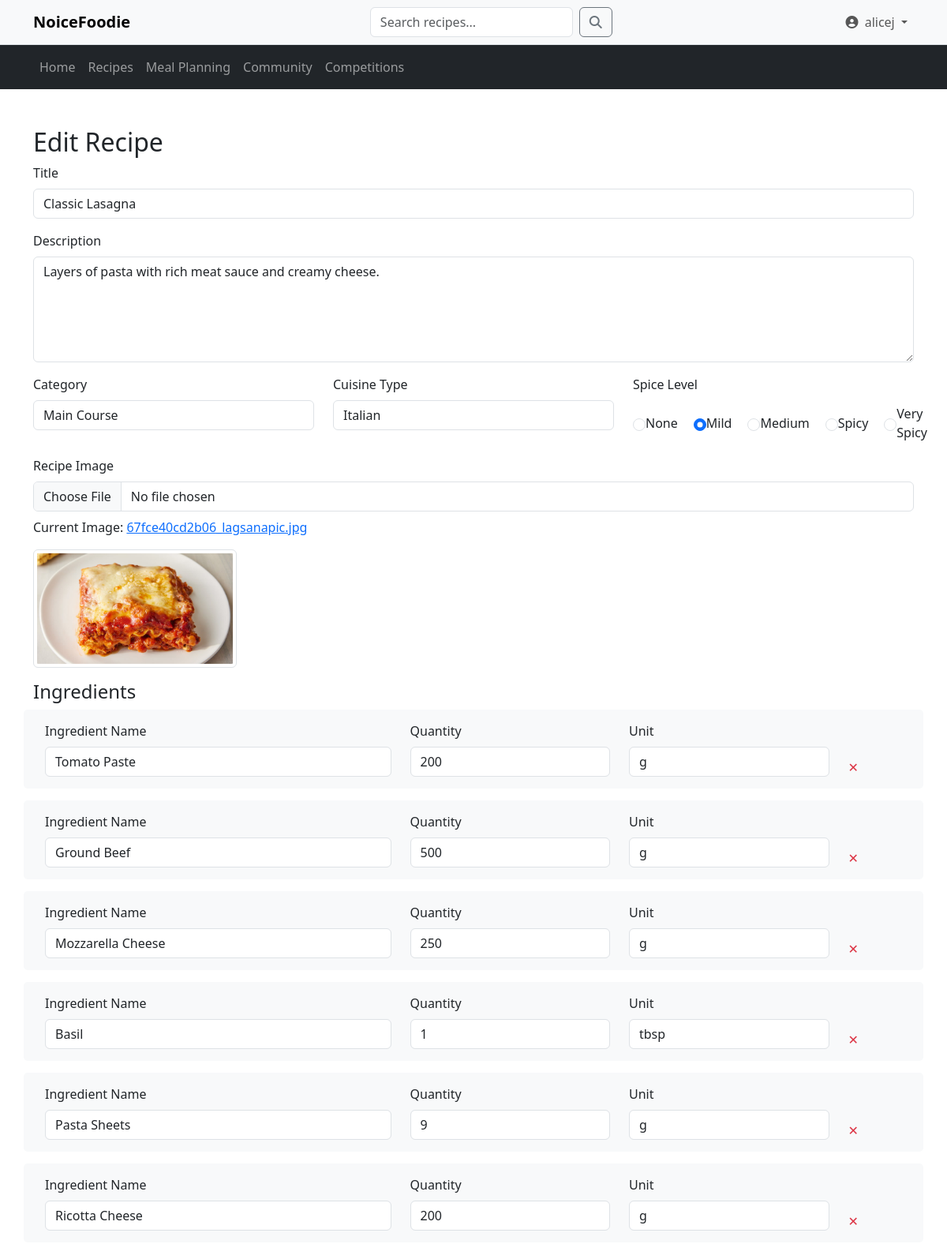
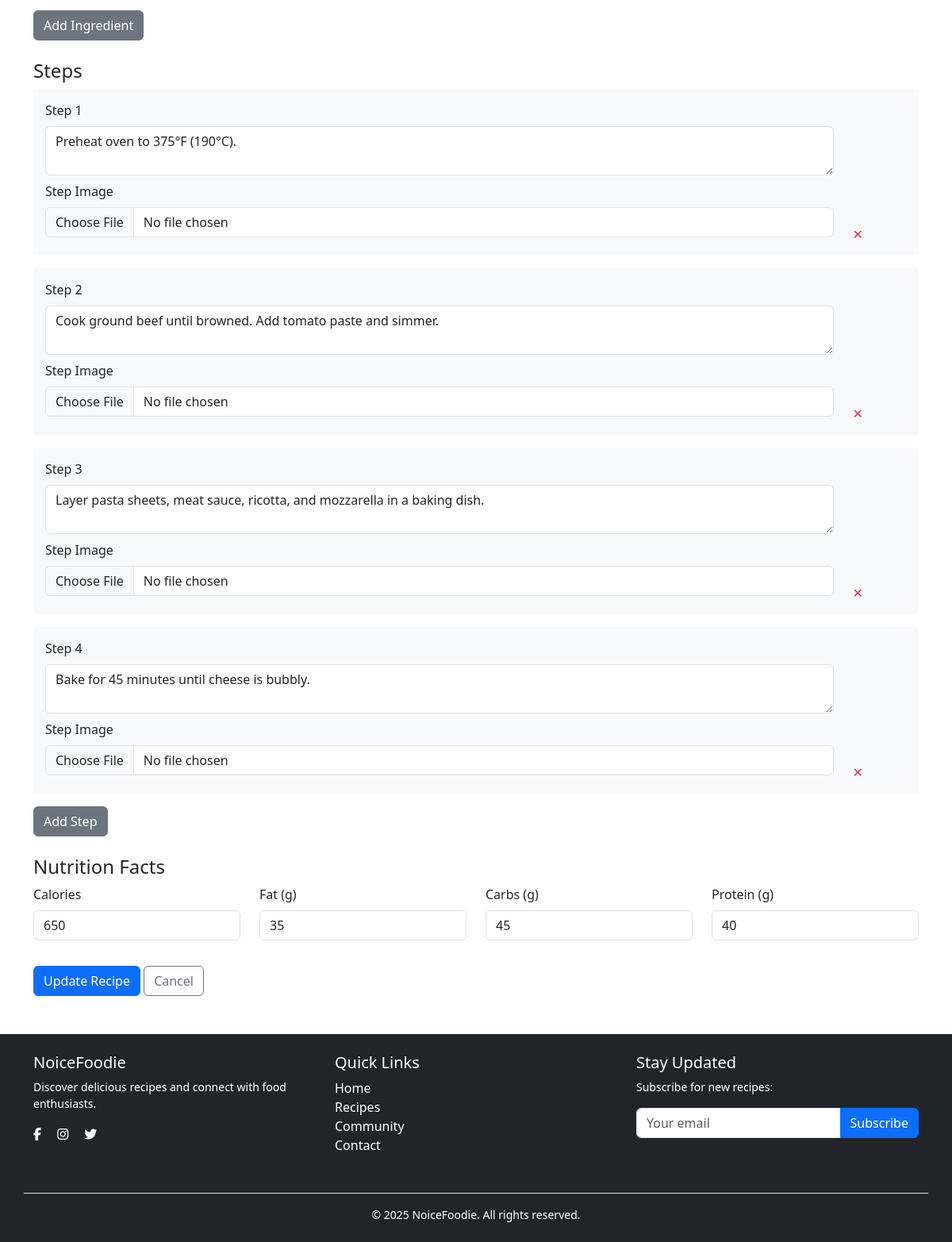
Page /recipes/edit.php?id=6 (signed in) on the committed database (2 pictures, top to bottom).
### tables this page shows
CREATE TABLE Recipes (
  recipe_id INT(11) NOT NULL AUTO_INCREMENT,
  user_id INT(11) DEFAULT NULL,
  title VARCHAR(255) NOT NULL,
  description TEXT DEFAULT NULL,
  category VARCHAR(100) DEFAULT NULL,
  cuisine_type VARCHAR(50) DEFAULT NULL,
  spice_level TINYINT(4) DEFAULT 0,
  view_count INT DEFAULT 0,
  image_url VARCHAR(255) DEFAULT NULL,
  created_at TIMESTAMP NOT NULL DEFAULT CURRENT_TIMESTAMP,
  updated_at TIMESTAMP NOT NULL DEFAULT CURRENT_TIMESTAMP ON UPDATE CURRENT_TIMESTAMP,
  created_by INT(11) DEFAULT NULL,
  updated_by INT(11) DEFAULT NULL,
  PRIMARY KEY (recipe_id),
  FOREIGN KEY (user_id) REFERENCES usersDB.Users(user_id) ON DELETE CASCADE,
  FOREIGN KEY (created_by) REFERENCES usersDB.Users(user_id) ON DELETE SET NULL,
  FOREIGN KEY (updated_by) REFERENCES usersDB.Users(user_id) ON DELETE SET NULL
);

CREATE TABLE Recipe_Ingredient (
  recipe_id INT(11) NOT NULL,
  ingredient_id INT(11) NOT NULL,
  quantity VARCHAR(50) DEFAULT NULL,
  unit VARCHAR(50) DEFAULT NULL,
  PRIMARY KEY (recipe_id, ingredient_id),
  FOREIGN KEY (recipe_id) REFERENCES Recipes(recipe_id) ON DELETE CASCADE,
  FOREIGN KEY (ingredient_id) REFERENCES Ingredients(ingredient_id) ON DELETE CASCADE
);

CREATE TABLE Ingredients (
  ingredient_id INT(11) NOT NULL AUTO_INCREMENT,
  ingredient_name VARCHAR(255) NOT NULL UNIQUE,
  PRIMARY KEY (ingredient_id)
);

CREATE TABLE Steps (
  step_id INT(11) NOT NULL AUTO_INCREMENT,
  recipe_id INT(11) NOT NULL,
  step_no INT(11) NOT NULL,
  description TEXT NOT NULL,
  image_url VARCHAR(255) DEFAULT NULL,
  PRIMARY KEY (step_id),
  FOREIGN KEY (recipe_id) REFERENCES Recipes(recipe_id) ON DELETE CASCADE
);

CREATE TABLE Nutrition (
  nutrition_id INT(11) NOT NULL AUTO_INCREMENT,
  recipe_id INT(11) NOT NULL,
  calories INT DEFAULT NULL,
  fat FLOAT DEFAULT NULL,
  carbs FLOAT DEFAULT NULL,
  protein FLOAT DEFAULT NULL,
  PRIMARY KEY (nutrition_id),
  FOREIGN KEY (recipe_id) REFERENCES Recipes(recipe_id) ON DELETE CASCADE
);

### recipes/edit.php (the view, shortened to what this page needs)
<?php
require '../config/db.php';
$recipe_id = $_GET['id'];
$user_id = $_SESSION['user_id'];
$stmt = $RecipeDB->prepare("SELECT * FROM Recipes WHERE recipe_id = ? AND user_id = ?");
$stmt->execute([$recipe_id, $user_id]);
$recipe = $stmt->fetch(PDO::FETCH_ASSOC);
$ingredient_stmt = $RecipeDB->prepare("SELECT i.ingredient_id, i.ingredient_name, ri.quantity, ri.unit
                                FROM Recipe_Ingredient ri
                                JOIN Ingredients i ON ri.ingredient_id = i.ingredient_id
                                WHERE ri.recipe_id = ?");
$ingredient_stmt->execute([$recipe_id]);
$existing_ingredients = $ingredient_stmt->fetchAll(PDO::FETCH_ASSOC);
$step_stmt = $RecipeDB->prepare("SELECT * FROM Steps WHERE recipe_id = ? ORDER BY step_no");
$step_stmt->execute([$recipe_id]);
$existing_steps = $step_stmt->fetchAll(PDO::FETCH_ASSOC);
$nutrition_stmt = $RecipeDB->prepare("SELECT * FROM Nutrition WHERE recipe_id = ?");
$nutrition_stmt->execute([$recipe_id]);
$existing_nutrition = $nutrition_stmt->fetch(PDO::FETCH_ASSOC);
?>
<!DOCTYPE html>
<html lang="en">
<head>
    <link href="https://cdn.jsdelivr.net/npm/bootstrap@5.3.2/dist/css/bootstrap.min.css" rel="stylesheet">
    <link rel="stylesheet" href="https://cdn.jsdelivr.net/npm/bootstrap-icons@1.10.0/font/bootstrap-icons.css">
    <link rel="stylesheet" href="../recipes/css/recipe.css">
</head>
<body>
<?php include_once '../includes/navigation.php'; ?>
    <div class="container mt-5">
        <h2>Edit Recipe</h2>
        <form method="POST" action="" enctype="multipart/form-data">
            <div class="mb-3">
                <label class="form-label">Title</label>
                <input type="text" name="title" class="form-control" value="<?= htmlspecialchars($recipe['title']) ?>" required>
            </div>
            <div class="mb-3">
                <label class="form-label">Description</label>
                <textarea name="description" class="form-control" rows="5" required><?= htmlspecialchars($recipe['description']) ?></textarea>
            </div>
            <div class="row">
                <div class="col-md-4 mb-3">
                    <label class="form-label">Category</label>
                    <select name="category" class="form-control" required>
                        <option value="Main Course" <?= $recipe['category'] === 'Main Course' ? 'selected' : '' ?>>Main Course</option>
                    </select>
                </div>
                <div class="col-md-4 mb-3">
                    <label class="form-label">Cuisine Type</label>
                    <select name="cuisine_type" class="form-control" required>
                        <option value="Italian" <?= $recipe['cuisine_type'] === 'Italian' ? 'selected' : '' ?>>Italian</option>
                    </select>
                </div>
                <div class="col-md-4 mb-3">
                    <label class="form-label">Spice Level</label>
                    <div class="spice-level">
                        <?php $current_spice = $recipe['spice_level'] ?? 0; ?>
                        <?php foreach ([0 => 'None', 1 => 'Mild', 2 => 'Medium', 3 => 'Spicy', 4 => 'Very Spicy'] as $level => $label): ?>
                            <div class="form-check spice-option">
                                <input class="form-check-input" type="radio" name="spice_level" id="spice<?= $level ?>"
                                    value="<?= $level ?>" <?= $current_spice == $level ? 'checked' : '' ?>>
                                <label class="form-check-label" for="spice<?= $level ?>"><?= $label ?></label>
                            </div>
                        <?php endforeach; ?>
                    </div>
                </div>
            </div>
            <div class="mb-3">
                <label class="form-label">Recipe Image</label>
                <input type="file" name="image" class="form-control">
                <?php if (!empty($recipe['image_url'])): ?>
                    <p class="mt-2">Current Image: <a href="../uploads/recipe/<?= htmlspecialchars($recipe['image_url']) ?>" target="_blank"><?= htmlspecialchars($recipe['image_url']) ?></a></p>
                    <img src="../uploads/recipe/<?= htmlspecialchars($recipe['image_url']) ?>" class="img-thumbnail" style="max-height: 150px;">
                <?php endif; ?>
            </div>
            <h4>Ingredients</h4>
            <div id="ingredients-container">
                <?php foreach ($existing_ingredients as $index => $ing): ?>
                    <div class="ingredient-group row" data-index="<?= $index ?>">
                        <div class="col-md-5">
                            <label class="form-label">Ingredient Name</label>
                            <input type="text" name="ingredients[<?= $index ?>][name]" class="form-control"
                                value="<?= htmlspecialchars($ing['ingredient_name']) ?>" required>
                        </div>
                        <div class="col-md-3">
                            <label class="form-label">Quantity</label>
                            <input type="text" name="ingredients[<?= $index ?>][quantity]" class="form-control"
                                value="<?= htmlspecialchars($ing['quantity']) ?>" required>
                        </div>
                        <div class="col-md-3">
                            <label class="form-label">Unit</label>
                            <select name="ingredients[<?= $index ?>][unit]" class="form-control">
                                <?php foreach (['g', 'kg', 'ml', 'L', 'tsp', 'tbsp', 'cup', 'pinch', 'piece'] as $unit): ?>
                                    <option value="<?= $unit ?>" <?= $ing['unit'] === $unit ? 'selected' : '' ?>>
                                        <?= $unit ?>
                                    </option>
                                <?php endforeach; ?>
                            </select>
                        </div>
                        <div class="col-md-1 d-flex align-items-end">
                        <span class="remove-btn" onclick="removeIngredient(this)">✕</span>
                    </div>
                    </div>
                <?php endforeach; ?>
            </div>
            <button type="button" id="add-ingredient" class="btn btn-secondary mb-4">Add Ingredient</button>
            <h4>Steps</h4>
            <div id="steps-container">
                <?php foreach ($existing_steps as $index => $step): ?>
                    <div class="step-group mb-3" data-index="<?= $index ?>">
                        <div class="row">
                            <div class="col-md-11">
                                <label class="form-label">Step <?= $index + 1 ?></label>
                                <textarea name="steps[<?= $index ?>]" class="form-control" rows="2" required><?= htmlspecialchars($step['description']) ?></textarea>
                                <label class="form-label mt-2">Step Image</label>
                                <input type="file" name="step_images[<?= $index ?>]" class="form-control mb-2">
                            </div>
                            <div class="col-md-1 d-flex align-items-end">
                        <span class="remove-btn" onclick="removeStep(this)">✕</span>
                    </div>
                        </div>
                    </div>
                <?php endforeach; ?>
            </div>
            <button type="button" id="add-step" class="btn btn-secondary mb-4">Add Step</button>
                        <h4>Nutrition Facts</h4>
            <div class="row">
                <div class="col-md-3 mb-3">
                    <label class="form-label">Calories</label>
                    <input type="number" name="nutrition[calories]" class="form-control"
                           value="<?= htmlspecialchars($existing_nutrition['calories'] ?? '') ?>"
                           placeholder="e.g., 200">
                </div>
                <div class="col-md-3 mb-3">
                    <label class="form-label">Fat (g)</label>
                    <input type="number" step="0.1" name="nutrition[fat]" class="form-control"
                           value="<?= htmlspecialchars($existing_nutrition['fat'] ?? '') ?>"
                           placeholder="e.g., 10.5">
                </div>
                <div class="col-md-3 mb-3">
                    <label class="form-label">Carbs (g)</label>
                    <input type="number" step="0.1" name="nutrition[carbs]" class="form-control"
                           value="<?= htmlspecialchars($existing_nutrition['carbs'] ?? '') ?>"
                           placeholder="e.g., 30.2">
                </div>
                <div class="col-md-3 mb-3">
                    <label class="form-label">Protein (g)</label>
                    <input type="number" step="0.1" name="nutrition[protein]" class="form-control"
                           value="<?= htmlspecialchars($existing_nutrition['protein'] ?? '') ?>"
                           placeholder="e.g., 15.8">
                </div>
            </div>
            <div class="mt-3">
                <button type="submit" class="btn btn-primary">Update Recipe</button>
                <a href="manage.php" class="btn btn-outline-secondary">Cancel</a>
            </div>
        </form>
    </div>
    <?php include_once '../includes/footer.php'; ?>
</body>
</html>

### recipes/css/recipe.css (style rules this page uses)
.spice-level { display: flex; gap: 20px; margin-top: 5px; }
.spice-option { display: flex; align-items: center; }
.remove-btn { cursor: pointer; color: #dc3545; }
.ingredient-group, .step-group { background-color: #f8f9fa; padding: 15px; border-radius: 5px; margin-bottom: 15px; }

### rows in the picture
recipes: title "Classic Lasagna", description "Layers of pasta with rich meat sauce and creamy cheese.", category "Main Course", cuisine_type "Italian", spice_level "☐ None", spice_level "☑ Mild", spice_level "☐ Medium", spice_level "☐ Spicy", spice_level "☐ Very Spicy", image_url "67fce40cd2b06_lagsanapic.jpg", image_url (picture)
recipe_ingredient: ingredient.ingredient_name "Tomato Paste", quantity "200", unit "g"
recipe_ingredient: ingredient.ingredient_name "Ground Beef", quantity "500", unit "g"
recipe_ingredient: ingredient.ingredient_name "Mozzarella Cheese", quantity "250", unit "g"
recipe_ingredient: ingredient.ingredient_name "Basil", quantity "1", unit "tbsp"
recipe_ingredient: ingredient.ingredient_name "Pasta Sheets", quantity "9", unit "g"
recipe_ingredient: ingredient.ingredient_name "Ricotta Cheese", quantity "200", unit "g"
steps: description "Preheat oven to 375°F (190°C)."
steps: description "Cook ground beef until browned. Add tomato paste and simmer."
steps: description "Layer pasta sheets, meat sauce, ricotta, and mozzarella in a baking dish."
steps: description "Bake for 45 minutes until cheese is bubbly."
nutrition: calories "650", fat "35", carbs "45", protein "40"

### other values in the picture
$_SESSION['username'] "alicej"
$label "None"
$label "Mild"
$label "Medium"
$label "Spicy"
$label "Very Spicy"
